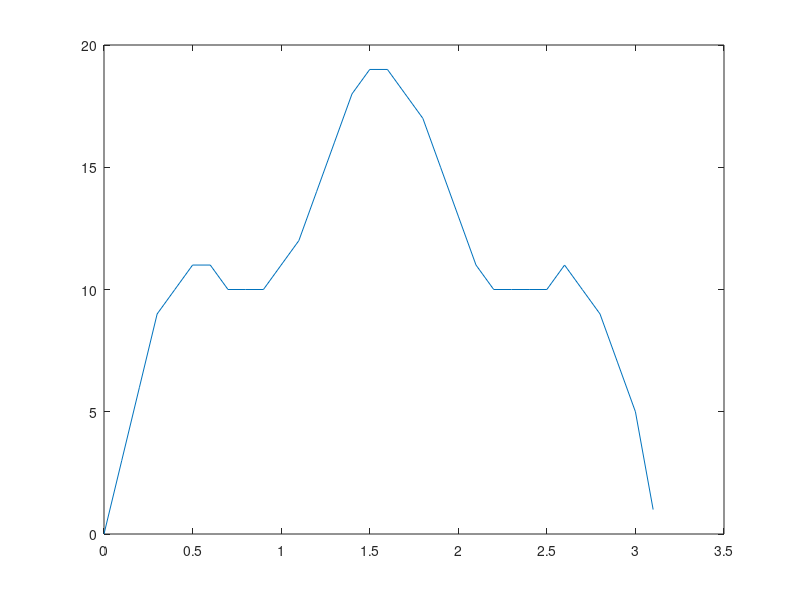

This figure's MATLAB source:
%y = .5*sin(t);
%yo = 4.76;
%for k = 5
   
%y = yo + y + sin(k*t)/k;
%end
%plot(t, y)

t = 0:0.1:pi; %Frequency
yo = 0; %Starting point
y = yo + 17*sin(t) + (3*sin(3*t)/3) + (17*sin(5*t)/5); %Harmonics equation
y = floor(y) %makes values to integers
plot(t, y)
%save(Abnorm.mat)